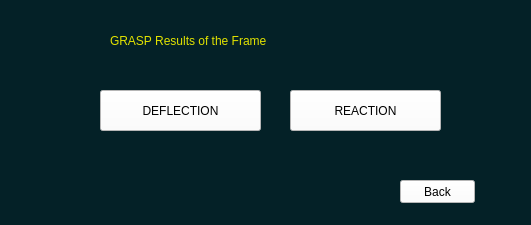
<?xml version="1.0" encoding="UTF-8"?>
<ui version="4.0">
 <class>Form</class>
 <widget class="QWidget" name="Form">
  <property name="geometry">
   <rect>
    <x>0</x>
    <y>0</y>
    <width>531</width>
    <height>225</height>
   </rect>
  </property>
  <property name="minimumSize">
   <size>
    <width>0</width>
    <height>0</height>
   </size>
  </property>
  <property name="maximumSize">
   <size>
    <width>16777215</width>
    <height>16777215</height>
   </size>
  </property>
  <property name="windowTitle">
   <string>GRASP Result</string>
  </property>
  <property name="windowIcon">
   <iconset>
    <normaloff>images/icon.PNG</normaloff>images/icon.PNG</iconset>
  </property>
  <property name="styleSheet">
   <string notr="true">background-color: rgb(4, 33, 39);</string>
  </property>
  <widget class="QLabel" name="label_6">
   <property name="geometry">
    <rect>
     <x>110</x>
     <y>20</y>
     <width>341</width>
     <height>41</height>
    </rect>
   </property>
   <property name="styleSheet">
    <string notr="true">color: rgb(226, 226, 0);
font: 75 18pt &quot;Consolas&quot;;</string>
   </property>
   <property name="text">
    <string>GRASP Results of the Frame</string>
   </property>
  </widget>
  <widget class="QPushButton" name="pushButton">
   <property name="geometry">
    <rect>
     <x>100</x>
     <y>90</y>
     <width>161</width>
     <height>41</height>
    </rect>
   </property>
   <property name="styleSheet">
    <string notr="true">color: rgb(0, 0, 0);
background-color: rgb(255, 255, 255);
font: 12pt &quot;Consolas&quot;;</string>
   </property>
   <property name="text">
    <string>DEFLECTION</string>
   </property>
  </widget>
  <widget class="QPushButton" name="pushButton_2">
   <property name="geometry">
    <rect>
     <x>290</x>
     <y>90</y>
     <width>151</width>
     <height>41</height>
    </rect>
   </property>
   <property name="styleSheet">
    <string notr="true">color: rgb(0, 0, 0);
background-color: rgb(255, 255, 255);
font: 12pt &quot;Consolas&quot;;</string>
   </property>
   <property name="text">
    <string>REACTION</string>
   </property>
  </widget>
  <widget class="QPushButton" name="pushButton_3">
   <property name="geometry">
    <rect>
     <x>400</x>
     <y>180</y>
     <width>75</width>
     <height>23</height>
    </rect>
   </property>
   <property name="styleSheet">
    <string notr="true">color: rgb(0, 0, 0);
background-color: rgb(255, 255, 255);
font: 9pt &quot;Consolas&quot;;</string>
   </property>
   <property name="text">
    <string>Back</string>
   </property>
  </widget>
 </widget>
 <resources/>
 <connections/>
</ui>
